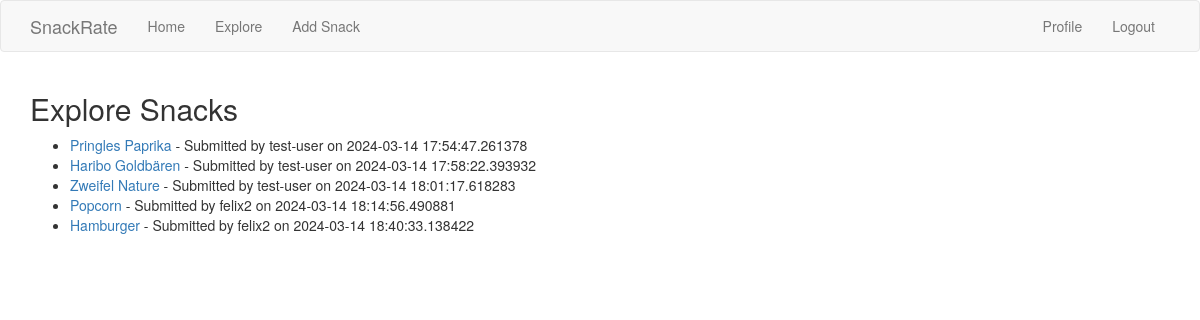
The app's page /explore (signed in) with its own data.
### app/models.py (models this page shows, shortened)
class Snack(db.Model):
    id = db.Column(db.Integer, primary_key=True)
    name = db.Column(db.String(140), unique=True, index=True)
    description = db.Column(db.String(140))
    category = db.Column(db.String(50))
    timestamp = db.Column(db.DateTime, index=True, default=datetime.utcnow)
    user_id = db.Column(db.Integer, db.ForeignKey('user.id'))

class User(UserMixin, db.Model):
    id = db.Column(db.Integer, primary_key=True)
    username = db.Column(db.String(64), index=True, unique=True)
    email = db.Column(db.String(120), index=True, unique=True)
    password_hash = db.Column(db.String(128))
    snacks = db.relationship('Snack', backref='author', lazy='dynamic')
    ratings = db.relationship('Rating', backref='rater', lazy='dynamic')
    about_me = db.Column(db.String(140))
    last_seen = db.Column(db.DateTime, default=datetime.utcnow)

### app/routes.py (the view)
@app.route('/explore')
@login_required
def explore():
    page = request.args.get('page', 1, type=int)
    snacks = Snack.query.paginate(page=page, per_page=app.config['SNACKS_PER_PAGE'], error_out=False)
    next_url = url_for('explore', page=snacks.next_num) if snacks.has_next else None
    prev_url = url_for('explore', page=snacks.prev_num) if snacks.has_prev else None
    return render_template('explore.html', title='Explore', snacks=snacks.items, next_url=next_url, prev_url=prev_url)

### app/models.py (called while the page is built)
@login.user_loader
def load_user(id):
    return User.query.get(int(id))

### app/routes.py (called while the page is built)
@app.before_request
def before_request():
    if current_user.is_authenticated:
        current_user.last_seen = datetime.utcnow()
        db.session.commit()

### app/templates/explore.html (shortened to what this page needs)
{% extends "base.html" %}
{% block app_content %}
<h2>Explore Snacks</h2>
<ul>
    {% for snack in snacks %}
    <li>
        <a href="{{ url_for('snack', snack_id=snack.id) }}">{{ snack.name }}</a>
        - Submitted by {{ snack.author.username }} on {{ snack.timestamp }}
    </li>
    {% endfor %}
</ul>
{% endblock %}

### records on screen
Snack: name "Pringles Paprika", author.username "test-user", timestamp "2024-03-14 17:54:47.261378"
Snack: name "Haribo Goldbären", author.username "test-user", timestamp "2024-03-14 17:58:22.393932"
Snack: name "Zweifel Nature", author.username "test-user", timestamp "2024-03-14 18:01:17.618283"
Snack: name "Popcorn", author.username "felix2", timestamp "2024-03-14 18:14:56.490881"
Snack: name "Hamburger", author.username "felix2", timestamp "2024-03-14 18:40:33.138422"
